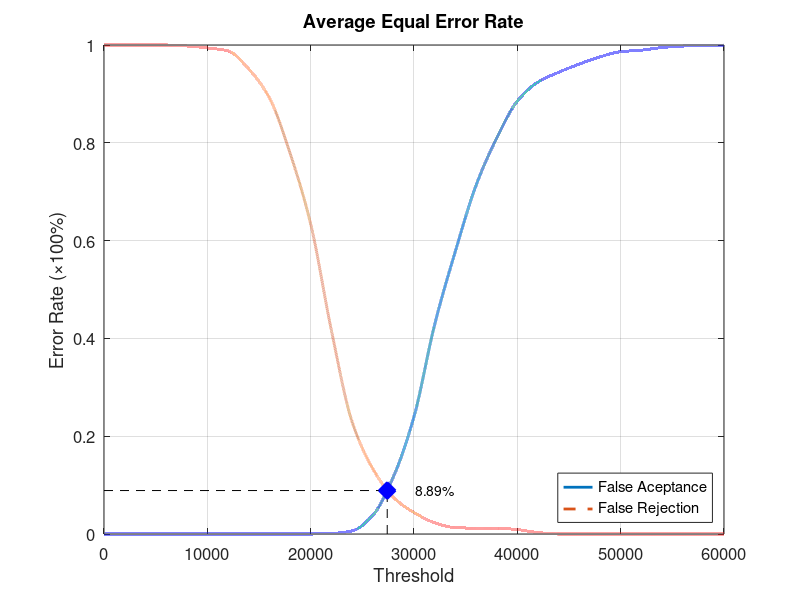
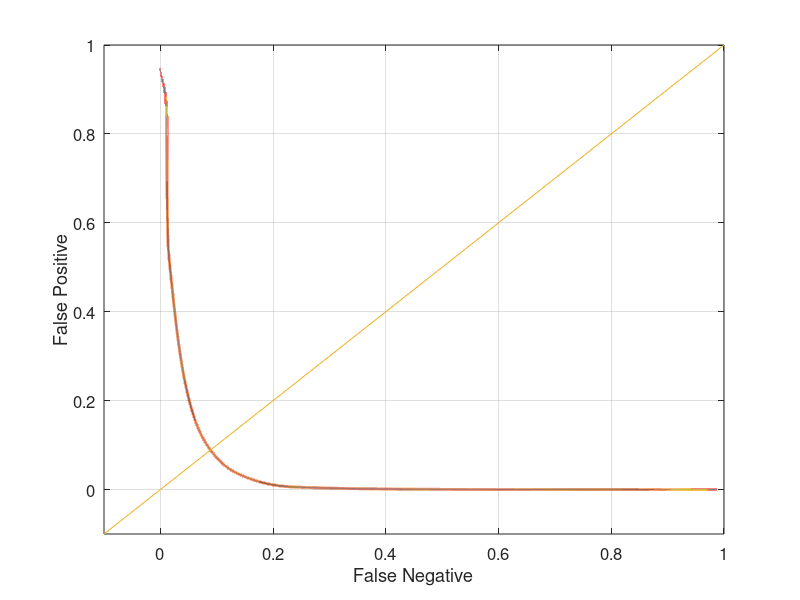

MATLAB code for these plots, in order:
function yEER = Database2Average
close all;
clear;
clc;
x = 0:2000:60000;
xq = 0:0.5:60000;

y0 = [0 0 0 0 0 0 0 0 0 0 0 0.00105263 0.00631579 0.0378947 0.116842 0.24 0.428421 0.577895 0.712632 0.809474 0.885263 0.924211 0.944211 0.961053 0.975789 0.986316 0.989474 0.994737 0.997895 0.998947 1];
yy0 = interp1(x, y0, xq, 'pchip');
y1 = [1 1 1 1 0.998 0.994 0.988 0.951 0.892 0.779 0.634 0.417 0.23 0.134 0.075 0.044 0.023 0.013 0.012 0.012 0.009 0.003 0 0 0 0 0 0 0 0 0];
yy1 = interp1(x, y1, xq, 'pchip');

% Calculating EER: 
y2 = abs(y0 - y1);
find(y2 == min(y2))
yy2 = abs(yy0 - yy1);
xEER = find(yy2 == min(yy2));
xEERIndex = xq(xEER) % X-axis EER
yEER = yy0(xEER) % Y-axis EER

main = figure
plot(xq, yy0,'-','LineWidth', 2);	hold on
plot(xq, yy1,'--','LineWidth', 2);	hold on
plot([xEERIndex xEERIndex], [0 yEER], 'k--');	hold on
plot([0 xEERIndex], [yEER yEER], 'k--');	hold on
plot(xEERIndex, yEER, 'bx', 'LineWidth', 10);	hold on
text(xEERIndex + 10 * xEERIndex / 100, yEER, [num2str(round((10000 * yEER)) / 100) '%'])
legend('False Aceptance', 'False Rejection', 'Location', 'SouthEast')
xlabel('Threshold')
ylabel('Error Rate (\times100%)')
title('Average Equal Error Rate')
set(gca, 'FontSize', 12)
axis([0 60000 0 1])
grid on

print(main, 'Database2AverageMain', '-dpng');
FNRxFPR = figure('Color', [1 1 1]);
plot(yy1, yy0, '-', yy1, yy0, 'LineWidth', 2);
hold on
y = -0.1:0.1:1
plot(y, y); 
set(gca, 'FontSize', 12)
xlabel('False Negative')
ylabel('False Positive')
axis([-0.1 1 -0.1 1])
set(gca, 'FontSize', 12)
grid on

print(FNRxFPR, 'Database2AverageFNRxFPR','-dpng');
end
